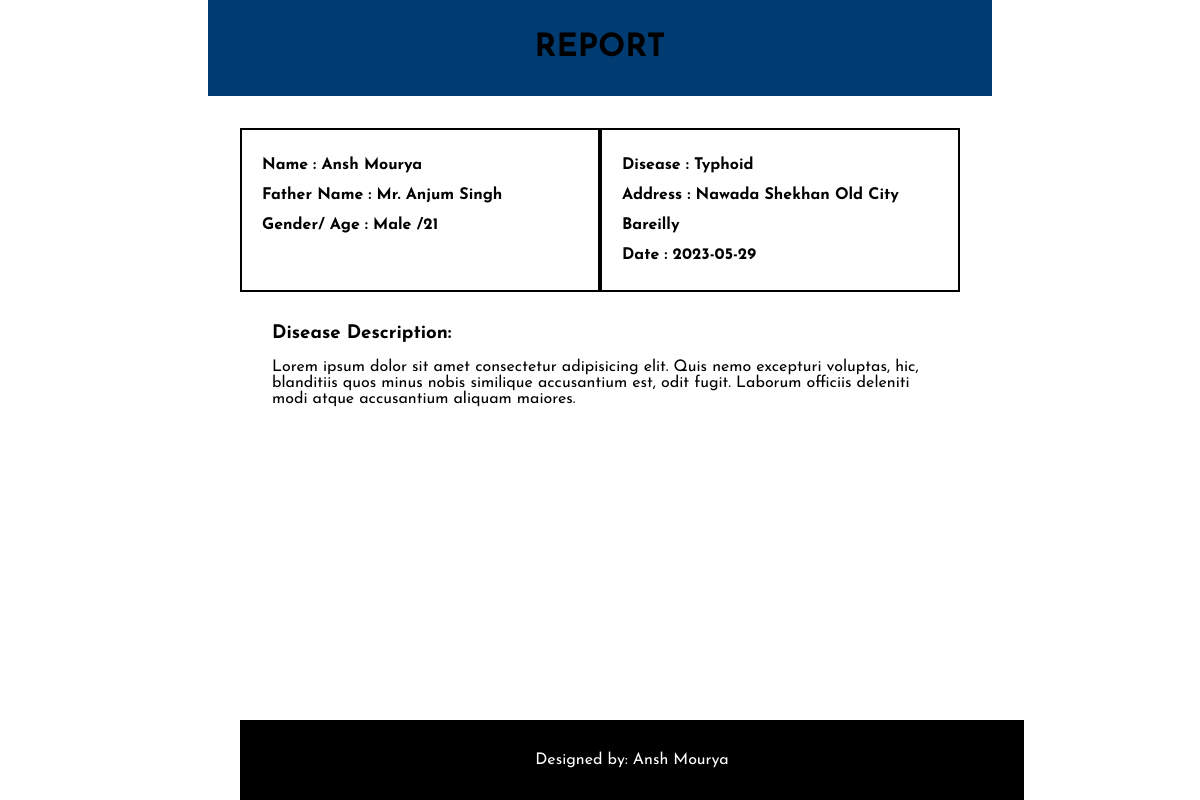
The page /Report.php?id=1 on the database its author committed.
### tables this page shows
CREATE TABLE `record` (
  `id` int(11) NOT NULL,
  `Name` text NOT NULL,
  `FatherName` text NOT NULL,
  `Gender` enum('Male','Female','Transgender') NOT NULL,
  `Age` int(11) NOT NULL,
  `Address` text NOT NULL,
  `Disease` text NOT NULL,
  `Description` text NOT NULL,
  `Doctor` text NOT NULL,
  `Time` date NOT NULL DEFAULT current_timestamp()
);

### Report.php (the view, shortened to what this page needs)
<?php
require_once "config.php";
$id = $_GET['id'];
$sql="SELECT * FROM record WHERE id='$id'";
$query=mysqli_query($conn, $sql);
?>
<!DOCTYPE html>
<html lang="en">
<head>
    <link rel="stylesheet" href="style.css">
</head>
<body>
<h1 class="container center_text padding bg">REPORT</h1>
    <div class="report container padding">
        <div class="upper">
            <div class="right border">
                <?php
                while($result = mysqli_fetch_array($query)){
                ?>
                    <h4>Name : <?php echo $result['Name'] ?></h4>
                    <h4>Father Name : <?php echo $result['FatherName'] ?></h4>
                    <h4>Gender/ Age : <?php echo $result['Gender']." /".$result['Age'] ?></h4>
            </div>
            <div class="left border">
                    <h4>Disease : <?php echo $result['Disease'] ?></h4>
                    <h4>Address : <?php echo $result['Address'] ?></h4>
                    <h4>Date : <?php echo $result['Time']?></h4>
            </div>
        </div>
        <div class="lower padding">
                <h3>Disease Description: </h3>
                <br>
                <p><?php echo $result['Description'] ?></p>
        </div>
        <?php
            }
        ?>
        <footer class="container padding center_text">
            Designed by: Ansh Mourya
        </footer>
    </div>
</body>
</html>

### style.css (style rules this page uses)
* { margin: 0; padding: 0; }
body { font-family: 'Josefin Sans', sans-serif; }
.container { width: 60%; margin: auto; }
.padding { padding: 2rem; }
.bg { background-color: rgb(0, 60, 113); }
.center_text { text-align: center; }
.border { border: 2px solid black; }
.upper { display: flex; line-height: 30px; }
.right, .left { width: 100%; padding: 20px; }
footer { bottom: 0; position: fixed; background: black; color: white; text-align: center; width: 60%; }

### rows shown on the page
record: Name "Ansh Mourya", FatherName "Mr. Anjum Singh", Gender "Male", Age "21", Disease "Typhoid", Address "Nawada Shekhan Old City Bareilly", Time "2023-05-29", Description "Lorem ipsum dolor sit amet consectetur adipisicing elit. Quis nemo excepturi voluptas, hic, blanditiis quos minus nobis similique accusantium est, odit fugit. Laborum officiis deleniti modi atque accusantium aliquam maiores."
